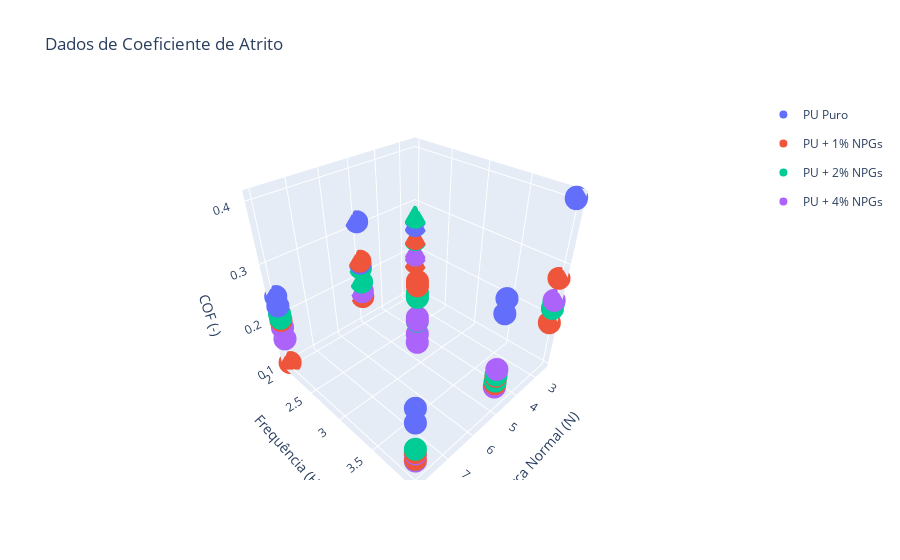

Write notebook code for a chart like this one.
### Code cell
titles = {0: 'PU Puro',
          1: 'PU + 1% NPGs',
          2: 'PU + 2% NPGs',
          4: 'PU + 4% NPGs'
            }

fig = go.Figure()
for eg in df2['EG'].unique():
    mask = (df2['EG']==eg)
    fig.add_trace(go.Scatter3d(
                                x=df2[mask]['Força Normal'],
                                y=df2[mask]['Frequência'],
                                z=df2[mask]['COF Médio'],
                                mode="markers",
                                legendgroup=titles[eg],
                                name = titles[eg],
                                ))
scene = dict(xaxis_title = 'Força Normal (N)',
             yaxis_title = 'Frequência (Hz)',
             zaxis_title = 'COF (-)'
            )
fig.update_layout(scene = scene,
                  title_text = 'Dados de Coeficiente de Atrito',
                  autosize = True,
                  #width=1000,
                  #height=1000,
                 )
fig.show()

# with open(outputfile, 'a') as f:
#     f.write(fig.to_html(full_html=False, include_plotlyjs='cdn'))

### Figure 1 — Plotly figure (JSON) as saved in the notebook; plotly's stock layout.template omitted (floating-point values rounded to 4 significant figures)
{"data": [{"legendgroup": "PU Puro", "mode": "markers", "name": "PU Puro", "type": "scatter3d", "x": [2.5, 2.5, 5, 5, 8, 8, 2.5, 2.5, 5, 5, 8, 8], "y": [2, 4, 2, 4, 2, 4, 2, 4, 2, 4, 2, 4], "z": [0.2532, 0.4062, 0.3105, 0.3101, 0.2421, 0.238, 0.2685, 0.4039, 0.2296, 0.2853, 0.2239, 0.2116]}, {"legendgroup": "PU + 1% NPGs", "mode": "markers", "name": "PU + 1% NPGs", "type": "scatter3d", "x": [8, 5, 5, 2.5, 2.5, 8, 8, 5, 2.5, 5, 2.5, 8, 5.17, 5.17, 5.17, 5.17], "y": [4, 2, 4, 4, 2, 2, 4, 4, 4, 2, 2, 2, 3, 3, 3, 3], "z": [0.1397, 0.1566, 0.154, 0.1901, 0.1711, 0.1947, 0.154, 0.1695, 0.2758, 0.2336, 0.2249, 0.1019, 0.2617, 0.2601, 0.2683, 0.2675]}, {"legendgroup": "PU + 2% NPGs", "mode": "markers", "name": "PU + 2% NPGs", "type": "scatter3d", "x": [5, 5, 2.5, 2.5, 8, 8, 5, 8, 2.5, 2.5, 5, 8, 5.17, 5.17, 5.17, 5.17], "y": [4, 2, 2, 4, 4, 2, 4, 4, 2, 4, 2, 2, 3, 3, 3, 3], "z": [0.1724, 0.1892, 0.2226, 0.2189, 0.1606, 0.2084, 0.1594, 0.1394, 0.2706, 0.2313, 0.2196, 0.1992, 0.2465, 0.2409, 0.238, 0.1907]}, {"legendgroup": "PU + 4% NPGs", "mode": "markers", "name": "PU + 4% NPGs", "type": "scatter3d", "x": [2.5, 2.5, 5, 2.5, 5.17, 5.17, 8, 8, 8, 5.17, 5, 8, 2.5, 5, 5, 5.17], "y": [2, 4, 4, 4, 3, 3, 2, 4, 2, 3, 4, 4, 2, 2, 2, 3], "z": [0.1946, 0.19, 0.1469, 0.2347, 0.1922, 0.198, 0.1799, 0.1509, 0.1556, 0.1453, 0.1833, 0.136, 0.1877, 0.1683, 0.1676, 0.1637]}], "layout": {"autosize": true, "scene": {"xaxis": {"title": {"text": "Força Normal (N)"}}, "yaxis": {"title": {"text": "Frequência (Hz)"}}, "zaxis": {"title": {"text": "COF (-)"}}}, "title": {"text": "Dados de Coeficiente de Atrito"}}}
